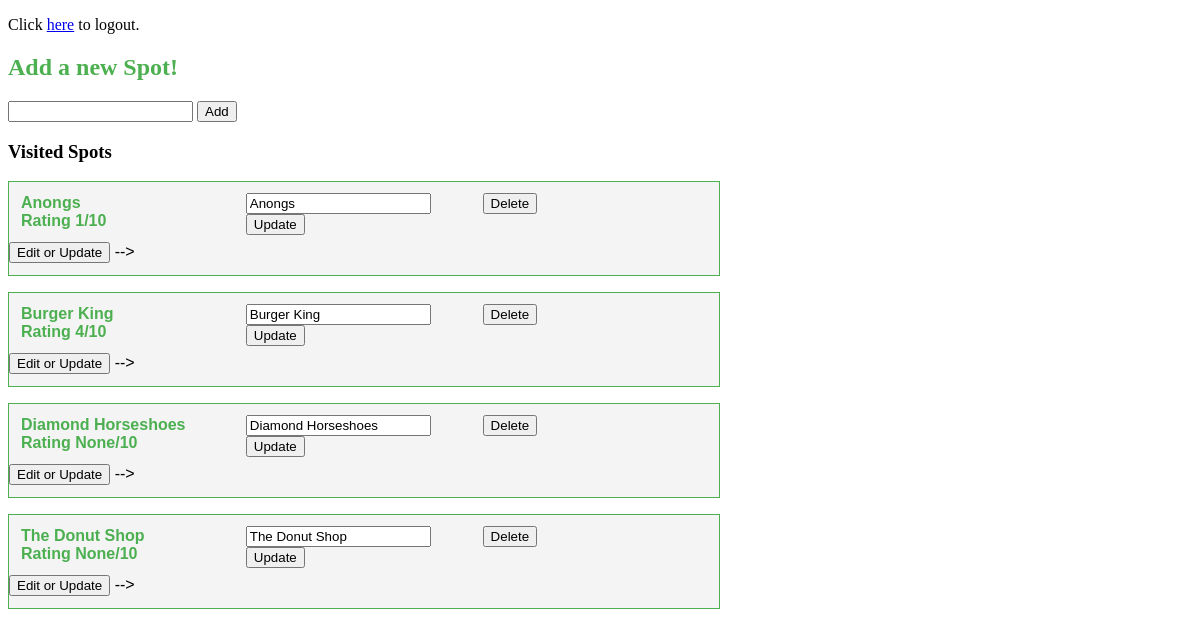
The page / (signed in) on the database as committed earlier.
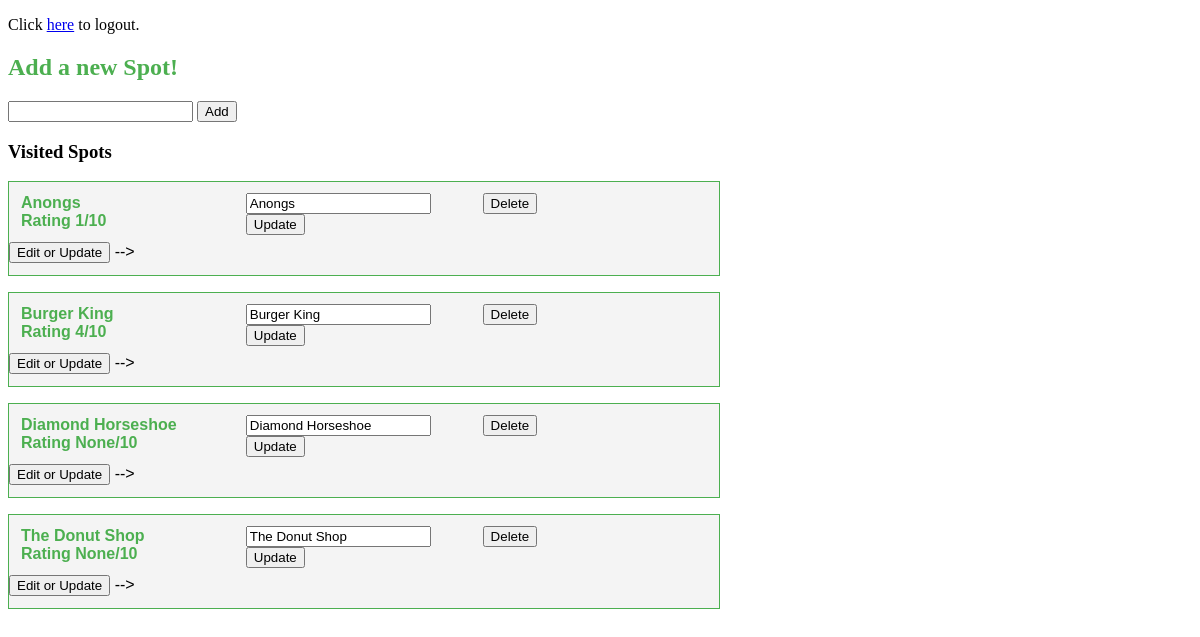
The same page on the database as committed later.
### spotmanager.py (models this page shows, shortened)
class Spot(db.Model):
    place = db.Column(db.String(80), unique=True, nullable=False, primary_key=True)
    address = db.Column(db.String(80))
    phone = db.Column(db.INT)
    visit = db.Column(db.String(8))
    queue = db.Column(db.String(8))
    rating = db.Column(db.INT)

### spotmanager.py (the view, shortened to what this page needs)
@app.route("/", methods=["GET", "POST"])
@login_required
def home():
    spots = None
    spots = Spot.query.all()
    return render_template("index.html", spots=spots)

### spotmanager.py (called while the page is built)
def login_required(f):
    @wraps(f)
    def wrap(*args, **kwargs):
        if 'logged_in' in session:
                return f(*args, **kwargs)
        else:
                flash('Please log in.')
                return redirect(url_for('login'))
    return wrap

### templates/index.html (shortened to what this page needs)
{% extends "base.html" %}
{% block content %}
<p>Click <a href = '/logout'>here</a> to logout.</p>
    <h2>Add a new Spot!</h2>
    <form method="POST" action="/">
      <input type="text" name="venue">
      <input type="submit" value="Add">
    </form>
  <h3>Visited Spots</h3>
  {% for spot in spots %}
    <p>
    <div class="card">
        <div class="col">
        <h2>{{spot.place}}<br>Rating {{spot.rating}}/10</h2>
        <form method="POST" action="./edit">
          <input type="submit" value="Edit or Update">
          -->
        </div>
        <div class="col">
        <form method="POST" action="./update">
          <input type="text" value="{{spot.place}}" name="newname">
          <input type="submit" value="Update">
        </form>
      </div>
      <div class="col">
        <form method="POST" action="./delete">
          <input type="submit" value="Delete">
        </form>
      </div>
    </div>
  </p>
{% endfor %}
{% endblock %}

### templates/base.html (shortened to what this page needs)
<!DOCTYPE html>
<html>
  <head>
    <link rel="stylesheet" href="{{ url_for('static', filename='styles/style.css') }}">
  </head>
  <body>
      <div class ="container">
            {% block content %}{% endblock %}<p></p>
        </div>
    </body>
</html>

### static/styles/style.css (style rules this page uses)
form { display: inline; }
h2 { color: #4CAF50; }
.card { background-color: #f4f4f4; border: 1px solid #4CAF50; width: 60%; height: auto; position: relative; padding-bottom: 12px; display: table; }
.card h2 { color: #4CAF50; margin: 12px; }
.card h2, .card { font-family: Arial, sans-serif; font-size: 16px; }
.col { display: table-cell; width: 33.33%; }

Rows that differ between the two databases and show on the page:
removed Spot: place "Diamond Horseshoes", rating "None", newname "Diamond Horseshoes"
added Spot: place "Diamond Horseshoe", rating "None", newname "Diamond Horseshoe"
